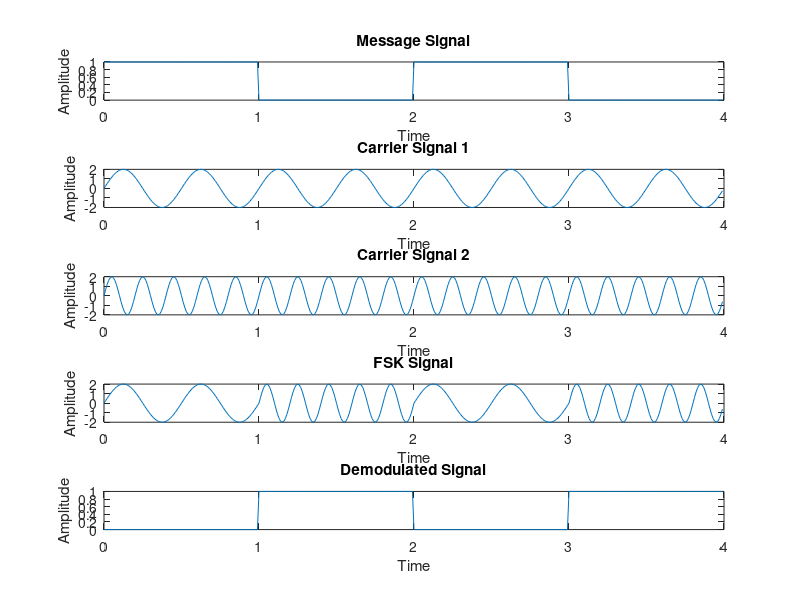

The MATLAB source for this figure:
 clc;
 clear;
 close all;

 b = [1 0 1 0];

 t = 0:0.01:length(b)-0.01;
 bb = [];

 for j = 1:length(b)
     for i = 1:100
         if b(j) == 1
             bb1(i) = 1;
         else
             bb1(i) = 0;
         end
     end
     bb = [bb bb1];
 end

 c1 = 2*sin(2*pi*2*t);
 c2 = 2*sin(2*pi*5*t);
 s = [];

 for i = 1:length(bb)
     if bb(i) == 1
         s(i) = c1(i);
     else
         s(i) = c2(i);
     end
 end

 subplot(5,1,1); plot(t,bb);
 title('Message Signal'); 
 xlabel('Time'); ylabel('Amplitude');

 subplot(5,1,2); plot(t,c1);
 title('Carrier Signal 1'); 
 xlabel('Time'); ylabel('Amplitude');

 subplot(5,1,3); plot(t,c2);
 title('Carrier Signal 2'); 
 xlabel('Time'); ylabel('Amplitude');

 subplot(5,1,4); plot(t,s);
 title('FSK Signal'); 
 xlabel('Time'); ylabel('Amplitude');

d = [];
for i=1:length(s)
    if s(i) == c1(i);
        d(i) = 0;
    else
        d(i) = 1;
    end
end
subplot(5,1,5); plot(t,d);
title('Demodulated Signal');
xlabel('Time'); ylabel('Amplitude');



